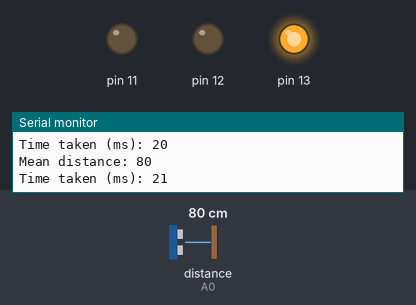
Simulated run of this sketch. Board: Arduino Uno, built with avr-gcc and run on an emulated ATmega328P. Parts: output pins drawn as LEDs (lit = HIGH), the last lines printed to the serial monitor. The inputs (shaded band) are chosen by the test bench; at power-on: distance to the obstacle (sensor on A0) 80 cm.

Above: at 1.8 s.
1.9 s: distance to the obstacle (sensor on A0) set to 120 cm
At 3.3 s:
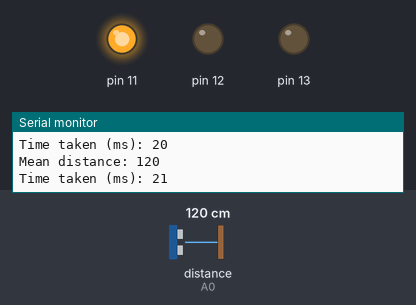
3.6 s: distance to the obstacle (sensor on A0) set to 2 cm
At 4.4 s:
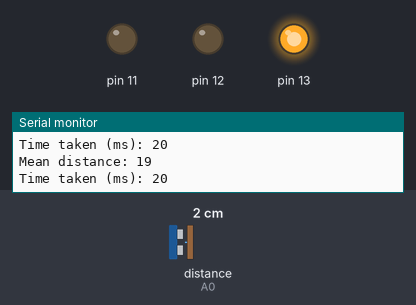
5.2 s: distance to the obstacle (sensor on A0) set to 250 cm
At 6.5 s:
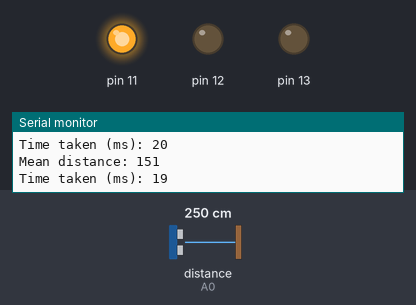
Timing chart, 0 to 8.2 s (numbered marks = the images above; inputs shaded):
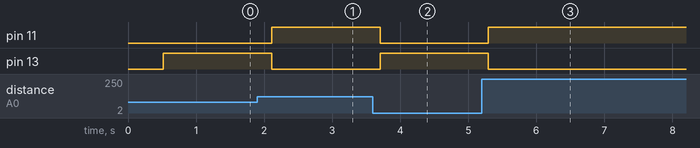

The sketch:

rgbSharpRadar.ino
```cpp
#include <SharpIR.h>

#define ir A0
#define model 20150
// ir: the pin where your sensor is attached
// model: an int that determines your sensor:  1080 for GP2Y0A21Y
//                                            20150 for GP2Y0A02Y
//                                            (working distance range according to the datasheets)

SharpIR SharpIR(ir, model);

void setup() {
  // put your setup code here, to run once:
  Serial.begin(9600);
}

void loop() {
  delay(500); //response factor

  unsigned long pepe1=millis();  // takes the time before the loop on the library begins

  int dis=SharpIR.distance();  // this returns the distance to the object you're measuring


  Serial.print("Mean distance: ");  // returns it to the serial monitor
  Serial.println(dis);

  unsigned long pepe2=millis()-pepe1;  // the following gives you the time taken to get the measurement
  Serial.print("Time taken (ms): ");
  Serial.println(pepe2);


  if ((dis > 101) && (dis < 179)){
 analogWrite(11,255);
  }
  else{
  analogWrite(11,0);
  }


if (dis>= 180){
  analogWrite(12,255);
  }
  else{
  analogWrite(12,0);
  }


  if (dis<= 100){
 analogWrite(13,255);
  }
  else{
  analogWrite(13,0);
  }

delay(10);

}
```

Measured:
- after the input at 1.9 s, pin 11: LOW → HIGH after 0.21 s; pin 13: HIGH → LOW after 0.21 s
- after the input at 3.6 s, pin 11: HIGH → LOW after 0.10 s; pin 13: LOW → HIGH after 0.10 s
- after the input at 5.2 s, pin 11: LOW → HIGH after 0.10 s; pin 13: HIGH → LOW after 0.10 s
